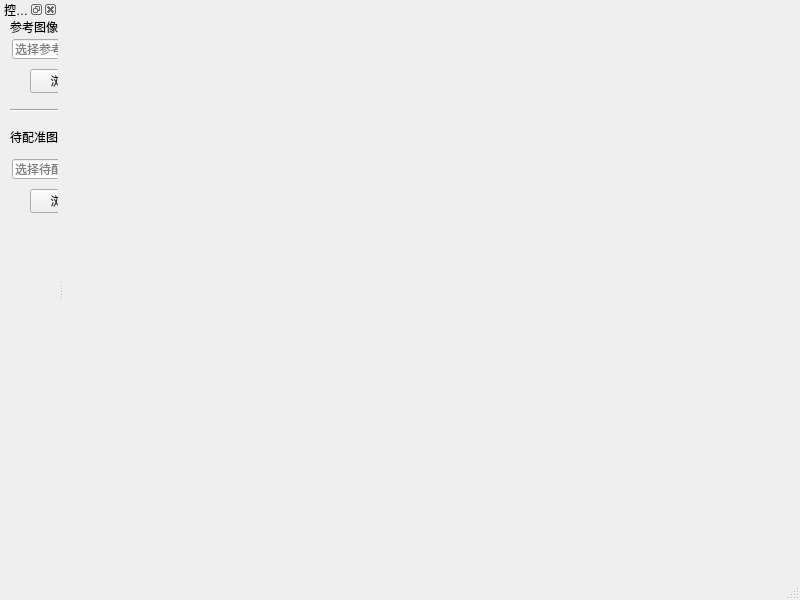
<?xml version="1.0" encoding="UTF-8"?>
<ui version="4.0">
 <class>MainWindow</class>
 <widget class="QMainWindow" name="MainWindow">
  <property name="geometry">
   <rect>
    <x>0</x>
    <y>0</y>
    <width>800</width>
    <height>600</height>
   </rect>
  </property>
  <property name="windowTitle">
   <string>MainWindow</string>
  </property>
  <widget class="QWidget" name="centralwidget"/>
  <widget class="QMenuBar" name="menubar">
   <property name="geometry">
    <rect>
     <x>0</x>
     <y>0</y>
     <width>800</width>
     <height>33</height>
    </rect>
   </property>
  </widget>
  <widget class="QStatusBar" name="statusbar"/>
  <widget class="QDockWidget" name="dockWidgetControlPanel">
   <property name="allowedAreas">
    <set>Qt::DockWidgetArea::LeftDockWidgetArea|Qt::DockWidgetArea::RightDockWidgetArea</set>
   </property>
   <property name="windowTitle">
    <string>控制面板</string>
   </property>
   <attribute name="dockWidgetArea">
    <number>1</number>
   </attribute>
   <widget class="QWidget" name="dockWidgetContents">
    <property name="maximumSize">
     <size>
      <width>250</width>
      <height>16777215</height>
     </size>
    </property>
    <widget class="QLabel" name="label">
     <property name="geometry">
      <rect>
       <x>10</x>
       <y>0</y>
       <width>54</width>
       <height>16</height>
      </rect>
     </property>
     <property name="text">
      <string>参考图像：</string>
     </property>
    </widget>
    <widget class="QLineEdit" name="lineEditRefImage">
     <property name="geometry">
      <rect>
       <x>12</x>
       <y>20</y>
       <width>121</width>
       <height>20</height>
      </rect>
     </property>
     <property name="placeholderText">
      <string>选择参考图像文件</string>
     </property>
    </widget>
    <widget class="QPushButton" name="btnBrowseRefImage">
     <property name="geometry">
      <rect>
       <x>30</x>
       <y>50</y>
       <width>75</width>
       <height>24</height>
      </rect>
     </property>
     <property name="text">
      <string>浏览...</string>
     </property>
    </widget>
    <widget class="Line" name="line">
     <property name="geometry">
      <rect>
       <x>10</x>
       <y>90</y>
       <width>118</width>
       <height>3</height>
      </rect>
     </property>
     <property name="orientation">
      <enum>Qt::Orientation::Horizontal</enum>
     </property>
    </widget>
    <widget class="QLabel" name="label_2">
     <property name="geometry">
      <rect>
       <x>10</x>
       <y>110</y>
       <width>54</width>
       <height>16</height>
      </rect>
     </property>
     <property name="text">
      <string>待配准图像：</string>
     </property>
    </widget>
    <widget class="QLineEdit" name="lineEditTargetImage">
     <property name="geometry">
      <rect>
       <x>12</x>
       <y>140</y>
       <width>121</width>
       <height>20</height>
      </rect>
     </property>
     <property name="placeholderText">
      <string>选择待配准图像文件</string>
     </property>
    </widget>
    <widget class="QPushButton" name="btnBrowseTargetImage">
     <property name="geometry">
      <rect>
       <x>30</x>
       <y>170</y>
       <width>75</width>
       <height>24</height>
      </rect>
     </property>
     <property name="text">
      <string>浏览...</string>
     </property>
    </widget>
   </widget>
  </widget>
 </widget>
 <resources/>
 <connections/>
</ui>
